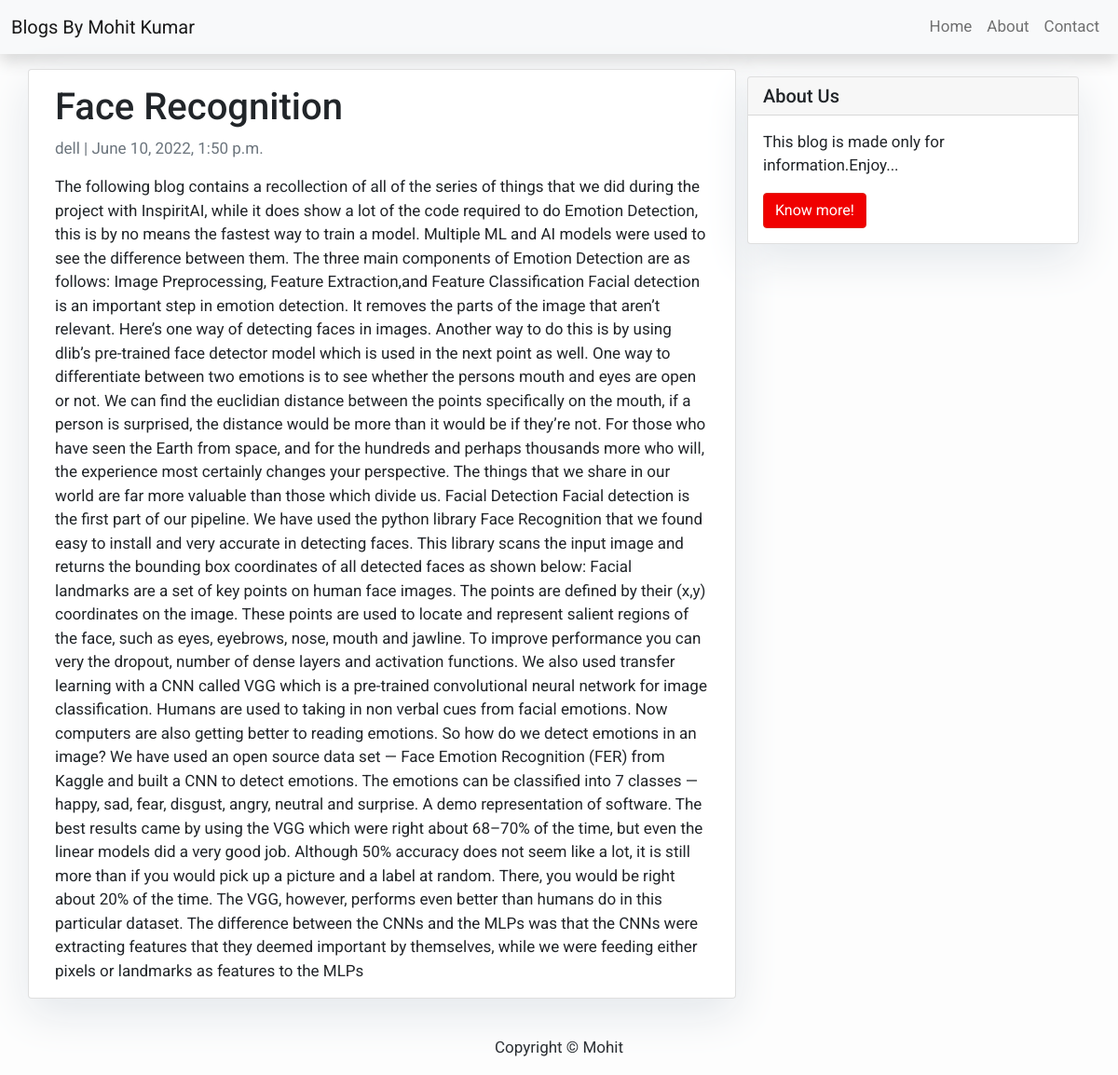
/index/Face-Recognition/, run on the app's committed database.
### blogs/models.py (models this page shows, shortened)
class Post(models.Model):
    title = models.CharField(max_length=200, unique=True)
    slug = models.SlugField(max_length=200, unique=True)
    author = models.ForeignKey(User, on_delete= models.CASCADE,related_name='blog_posts')
    updated_on = models.DateTimeField(auto_now= True)
    content = models.TextField()
    created_on = models.DateTimeField(auto_now_add=True)
    status = models.IntegerField(choices=STATUS, default=0)
    class Meta:
        ordering = ['-created_on']

### blogs/views.py (the view)
# urls.py: path('<slug:slug>/', views.PostDetail.as_view(), name='post_detail'),
class PostDetail(generic.DetailView):
    model = Post
    template_name = 'post_detail.html'

### home/templates/post_detail.html
{% extends 'base.html' %} {% block content %}
<div class="container">
  <div class="row">
    <div class="col-md-8 card mb-4  mt-3 left  top">
      <div class="card-body">
        <h1>{% block title %} {{ object.title }} {% endblock title %}</h1>
        <p class=" text-muted">{{ post.author }} | {{ post.created_on }}</p>
        <p class="card-text ">{{ object.content | safe }}</p>
      </div>
    </div>
    {% block sidebar %} {% include 'sidebar.html' %} {% endblock sidebar %}
  </div>
</div>
{% endblock content %}

### home/templates/base.html (style rules this page uses)
body { font-family: "Roboto", sans-serif; font-size: 17px; background-color: #fdfdfd; }

### home/templates/sidebar.html (style rules this page uses)
.card { box-shadow: 0 16px 48px #E3E7EB; }

### data on the page
Post: title "Face Recognition", author "dell", created_on "June 10, 2022, 1:50 p.m.", content "The following blog contains a recollection of all of the series of things that we did during the project with InspiritAI, while it does show a lot of the code required to do Emotion Detection, this is by no means the fastest way to train a model. Multiple ML and AI models were used to see the difference between them. The three main components of Emotion Detection are as follows: Image Preprocessing, Feature Extraction,and Feature Classification Facial detection is an important step in emotion detection. It removes the parts of the image that aren’t relevant. Here’s one way of detecting faces in images. Another way to do this is by using dlib’s pre-trained face detector model which is used…"
